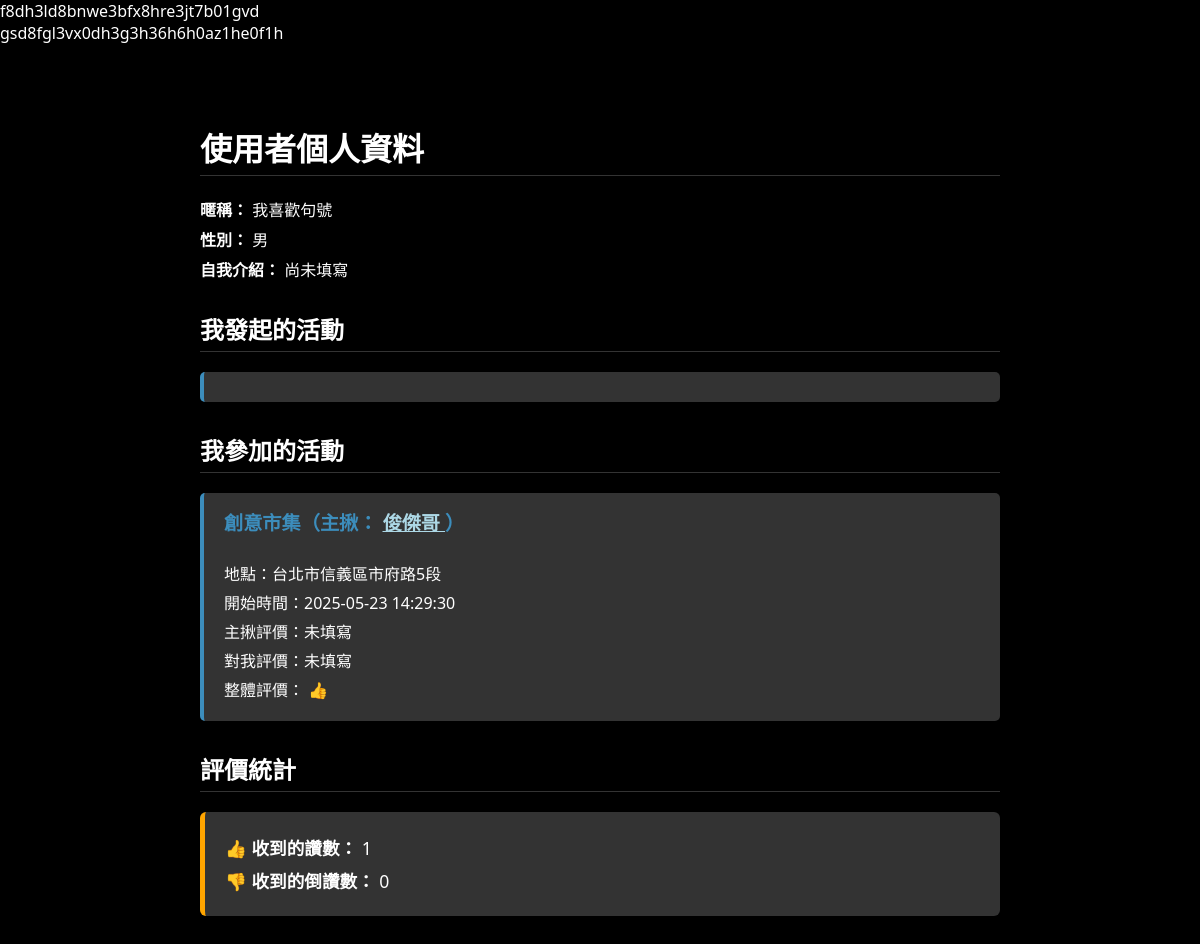
/profile/profile.php?uid=gsd8fgl3vx0dh3g3h36h6h0az1he0f1h, run on the app's committed database.
### tables this page shows
CREATE TABLE `user` (
  `uid` varchar(50) NOT NULL,
  `username` varchar(11) NOT NULL,
  `name` varchar(50) NOT NULL,
  `gender` varchar(1) NOT NULL,
  `birthday` date DEFAULT NULL,
  `self_introduction` varchar(200) DEFAULT NULL,
  `isadmin` tinyint(1) DEFAULT 0,
  `phone` varchar(10) NOT NULL,
  `identify_ID` varchar(10) NOT NULL
);

CREATE TABLE `involvement` (
  `orderid` int(11) NOT NULL,
  `uid` varchar(50) NOT NULL,
  `eval_to_booker` varchar(200) DEFAULT NULL,
  `booker_eval` varchar(200) DEFAULT NULL,
  `evaluation` int(1) DEFAULT NULL COMMENT '讚:1，倒讚:-1'
);

CREATE TABLE `event` (
  `categories_id` int(4) NOT NULL,
  `event_id` int(4) NOT NULL,
  `content` varchar(50) NOT NULL
);

CREATE TABLE `order_detail` (
  `orderid` int(11) NOT NULL,
  `booker` varchar(50) NOT NULL,
  `location` varchar(100) NOT NULL,
  `deadtime` datetime NOT NULL,
  `start_time` datetime NOT NULL DEFAULT current_timestamp(),
  `annotation` varchar(200) DEFAULT NULL,
  `participants` int(2) NOT NULL DEFAULT 1,
  `state` varchar(4) NOT NULL,
  `event_id` int(4) DEFAULT NULL,
  `gender_limit` tinyint(1) NOT NULL DEFAULT 0,
  `male_limit` int(2) DEFAULT NULL,
  `female_limit` int(2) DEFAULT NULL,
  `male_num` int(2) NOT NULL DEFAULT 0,
  `female_num` int(2) NOT NULL DEFAULT 0
);

### profile/profile.php (the view, shortened to what this page needs)
<?php
require_once 'db_connect.php';
$login_uid = 'f8dh3ld8bnwe3bfx8hre3jt7b01gvd';
$uid = $_GET['uid'] ?? null;
echo $uid;
$isAdmin = false;
if ($login_uid) {
    $stmt = $conn->prepare("SELECT isadmin FROM user WHERE uid = ?");
    $stmt->bind_param("s", $login_uid);
    $stmt->execute();
    $result = $stmt->get_result();
    if ($row = $result->fetch_assoc()) {
        $isAdmin = $row['isadmin'] == 1;
    }
}
$isSelf = $login_uid === $uid;
$canEdit = $isSelf || $isAdmin;
?>
<?php
$user_sql = "SELECT * FROM user WHERE uid = ?";
$stmt = $conn->prepare($user_sql);
$stmt->bind_param("s", $uid);
$stmt->execute();
$user_result = $stmt->get_result();
$user = $user_result->fetch_assoc();
?>
<?php
$joined_sql = "
SELECT od.*, e.content AS event_name, u.username AS booker_username, i.eval_to_booker, i.booker_eval, i.evaluation
FROM involvement i
JOIN order_detail od ON i.orderid = od.orderid
JOIN event e ON od.event_id = e.event_id
JOIN user u ON od.booker = u.uid
WHERE i.uid = ?";
$stmt = $conn->prepare($joined_sql);
$stmt->bind_param("s", $uid);
$stmt->execute();
$joined_events = $stmt->get_result();
?>
<?php
$evaluation_sql = "
SELECT
  SUM(CASE WHEN i.evaluation = 1 THEN 1 ELSE 0 END) AS likes,
  SUM(CASE WHEN i.evaluation = -1 THEN 1 ELSE 0 END) AS dislikes
FROM involvement i
JOIN order_detail o ON i.orderid = o.orderid
WHERE i.uid = ? AND o.booker != i.uid
";
$stmt = $conn->prepare($evaluation_sql);
$stmt->bind_param("s", $uid);
$stmt->execute();
$eval_result = $stmt->get_result();
$eval_data = $eval_result->fetch_assoc();
?>
<!DOCTYPE html>
<html lang="zh-Hant">
<head>
  <link rel="stylesheet" href="profile.css">
</head>
<body>
    <div class="container">
        <div class="profile-info">
            <h1>使用者個人資料</h1>
            <?php if ($canEdit): ?>
                <div id="view-mode">
                    <p><strong>暱稱：</strong> <?php echo htmlspecialchars($user['username']); ?></p>
                    <p><strong>真實姓名：</strong> <?php echo htmlspecialchars($user['name']); ?></p>
                    <p><strong>性別：</strong> <?php echo htmlspecialchars($user['gender']); ?></p>
                    <p><strong>生日：</strong> <?php echo htmlspecialchars($user['birthday']); ?></p>
                    <p><strong>電話：</strong> <?php echo htmlspecialchars($user['phone']); ?></p>
                    <p><strong>自我介紹：</strong> <?php echo htmlspecialchars($user['self_introduction'] ?? '尚未填寫'); ?></p>
                    <button class="edit-button" onclick="toggleEdit()">✏️ 編輯個資</button>
                </div>
            <?php else: ?>
                <p><strong>暱稱：</strong> <?php echo htmlspecialchars($user['username']); ?></p>
                <p><strong>性別：</strong> <?php echo htmlspecialchars($user['gender'] ?? '未填寫'); ?></p>
                <p><strong>自我介紹：</strong> <?php echo nl2br(htmlspecialchars($user['self_introduction'] ?? '尚未填寫')); ?></p>
            <?php endif; ?>
        </div>
        <h2>我發起的活動</h2>
        <div class="event-card">
        </div>
        <h2>我參加的活動</h2>
        <div class="event-card">
            <?php while ($row = $joined_events->fetch_assoc()): ?>
                <div>
                    <h3>
                        <?php echo htmlspecialchars($row['event_name']); ?>（主揪：
                        <a href="profile.php?uid=<?php echo urlencode($row['booker']); ?>" style="color: lightblue;">
                            <?php echo htmlspecialchars($row['booker_username']); ?>
                        </a>）
                    </h3>
                    <p>地點：<?php echo htmlspecialchars($row['location']); ?></p>
                    <p>開始時間：<?php echo $row['start_time']; ?></p>
                    <p>主揪評價：<?php echo htmlspecialchars($row['eval_to_booker'] ?? '未填寫'); ?></p>
                    <p>對我評價：<?php echo htmlspecialchars($row['booker_eval'] ?? '未填寫'); ?></p>
                    <p>整體評價：
                        <?php
                        if ($row['evaluation'] === null) echo '未評價';
                        elseif ($row['evaluation'] == 1) echo '👍';
                        elseif ($row['evaluation'] == -1) echo '👎';
                        ?>
                    </p>
                </div>
            <?php endwhile; ?>
        </div>
        <h2>評價統計</h2>
        <div class="stat-box">
            <p><strong>👍 收到的讚數：</strong> <?php echo $eval_data['likes'] ?? 0; ?></p>
            <p><strong>👎 收到的倒讚數：</strong> <?php echo $eval_data['dislikes'] ?? 0; ?></p>
        </div>
    </div>
</body>
</html>

### profile/profile.css (style rules this page uses)
body { font-family: 'Segoe UI', sans-serif; background-color: black; color: #fff; margin: 0; padding: 0; }
.container { max-width: 800px; margin: 30px auto; padding: 20px 30px; border-radius: 8px; box-shadow: 0 4px 12px rgba(0,0,0,0.1); }
h1, h2, h3 { margin-top: 30px; border-bottom: 1px solid #333; padding-bottom: 5px; }
.event-card { border-left: 4px solid #3c8dbc; background: #333; padding: 15px 20px; margin-bottom: 20px; border-radius: 5px; }
.event-card h3 { margin-top: 0; font-size: 1.2em; color: #3c8dbc; }
.event-card p { margin: 5px 0; }
.profile-info p { margin: 6px 0; }
.stat-box { background-color: #333; border-left: 5px solid #ffa500; padding: 15px 20px; margin: 20px 0; border-radius: 6px; }
.stat-box p { font-size: 1.1em; margin: 8px 0; }

### data on the page
user: username "我喜歡句號", gender "男", self_introduction "尚未填寫"
involvement: event.content "創意市集", user.username "俊傑哥", orderid.location "台北市信義區市府路5段", orderid.start_time "2025-05-23 14:29:30", eval_to_booker "未填寫", booker_eval "未填寫"

### other printed values
$uid "gsd8fgl3vx0dh3g3h36h6h0az1he0f1h"
$eval_data['likes'] "1"
$eval_data['dislikes'] "0"
